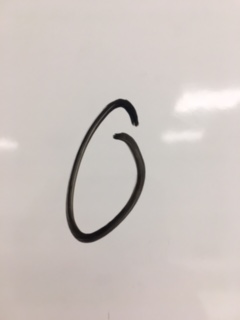
#> input picture digits/0IMG_0332.JPG, 240 x 320 px, found by its file name; its folder holds only this picture in this run
$ jupyter execute digitsview.ipynb   (shell and % lines are left out)   (older library calls are emulated)
#> lines starting #> are read from the running program, lines starting #| are printed output that depends on the picture; after the words box and inside, x2 and y2 are one past the last pixel; in counts of white or black regions, pixels touching at a corner belong together
<a href="https://colab.research.google.com/github/AlbertFlorinus/mnistcnn/blob/preprocessing_notes/digitsview.ipynb" target="_parent"></a>

[cell 1]
from keras.preprocessing import image
from scipy.ndimage import rotate
import numpy as np
from keras.models import load_model
import matplotlib.pyplot as plt
import os
from cv2 import cv2
import math
from scipy import ndimage

import sys

from PIL import Image

[cell 2]
!cd /digits

[cell 3]
def getBestShift(img):
  cy,cx = ndimage.measurements.center_of_mass(img)

  rows,cols = img.shape
  shiftx = np.round(cols/2.0-cx).astype(int)
  shifty = np.round(rows/2.0-cy).astype(int)
  return shiftx,shifty

[cell 4]
def shift(img, sx, sy):
  # preprocessing
  rows,cols = img.shape
  M = np.float32([[1,0,sx],[0,1,sy]])
  shifted = cv2.warpAffine(img,M,(cols,rows))
  return shifted

[cell 5]
def image_manip(subj, prc = True):
  # this method uses the methods "shift" and "getBestShift" to preprocess the image.

  # this code (50-62) removes the rows and columns at the edge of the image,
  # which are completely black as a result of previous thresholding.
  # this resize the image to 71% rounded up of the previous size,
  # so that a size of 112x112 now becomes 80x80, with the edges not containing information,
  # of the digits now removed.
  while np.sum(subj[0]) == 0:
      subj = subj[1:]

  while np.sum(subj[:,0]) == 0:
      subj = np.delete(subj,0,1)

  while np.sum(subj[-1]) == 0:
      subj = subj[:-1]

  while np.sum(subj[:,-1]) == 0:
      subj = np.delete(subj,-1,1)

  rows,cols = subj.shape

  # this resize the
  if rows > cols:
      factor = 80.0/rows
      rows = 80
      cols = int(round(cols*factor))
      subj = cv2.resize(subj, (cols,rows))
  else:
      factor = 80.0/cols
      cols = 80
      rows = int(round(rows*factor))
      subj = cv2.resize(subj, (cols, rows))

  # get padding
  colsPadding = (int(math.ceil((112-cols)/2.0)),int(math.floor((112-cols)/2.0)))
  rowsPadding = (int(math.ceil((112-rows)/2.0)),int(math.floor((112-rows)/2.0)))

  # apply padding
  subj = np.lib.pad(subj,(rowsPadding,colsPadding),'constant')

  # some preprocessing
  if prc == True:
    shiftx,shifty = getBestShift(subj)
    shifted = shift(subj,shiftx,shifty)
    subj_done = shifted
  else:
    subj_done = subj
  return subj_done

[cell 6]
#This is the original image
#plt.imshow(gray_orig, cmap="gray")

[cell 7]
# [31 lines left out: function boilerplate, not called in this run]

[cell 8]
# [27 lines left out: function boilerplate_newer, not called in this run]

[cell 9]
from google.colab import drive
drive.mount('/content/drive')

[cell 10]
# [58 lines left out: function predict_chosen, not called in this run]

[cell 11]
def compare_chosen(gray):

  # dilate img
  dilated_gray = cv2.dilate(gray, np.ones((7,7), np.uint8))
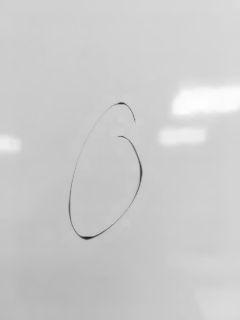
#> dilated_gray: shape (320, 240); min 36, max 253, mean 204

  # median blur the dilated img to further suppress detail
  bg_gray = cv2.medianBlur(dilated_gray, 21)

  # calculate difference between gray(original img) and bg_gray.
  # identical pixels will be black(close to 0 difference), the digits details will be white(large difference).
  diff_gray = 255 - cv2.absdiff(gray, bg_gray)

  # normalize the image, so that we use the full dynamic range.
  norm_gray = diff_gray.copy()
  cv2.normalize(diff_gray, norm_gray, alpha=0, beta=255, norm_type=cv2.NORM_MINMAX, dtype=cv2.CV_8UC1)
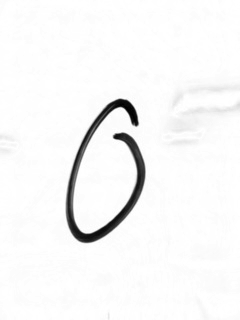
#> norm_gray: shape (320, 240); min 0, max 255, mean 246.2

  # now the image is still gray in some areas, so we truncate that away and re-normalize the image.
  _, thr_gray = cv2.threshold(norm_gray, 253, 0, cv2.THRESH_TRUNC)
  cv2.normalize(thr_gray, thr_gray, alpha=0, beta=255, norm_type=cv2.NORM_MINMAX, dtype=cv2.CV_8UC1)

  # inverting color and rezising image to 112x112
  gray1 = cv2.resize(255-thr_gray, (112, 112), interpolation=cv2.INTER_AREA)

  # we have variables gray0 and gray2 to differentiate between two ways of thresholding.
  # Alnet-2.0 will make predictions on both of these, and combine the two to get our resulting classification.
  gray0 = cv2.adaptiveThreshold(gray1, 255, cv2.ADAPTIVE_THRESH_GAUSSIAN_C, cv2.THRESH_BINARY_INV, 5, 3)
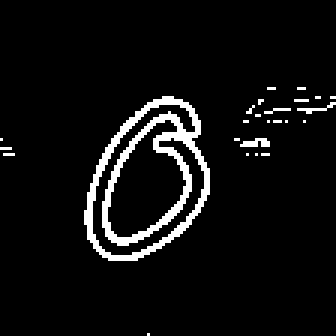
#> gray0: shape (112, 112) (shown 3 times larger); 5.9% white in thin lines or dots, all inside (x1, y1, x2, y2) = (0, 29, 112, 112)
  (thresh, gray2) = cv2.threshold(gray1, 128, 255, cv2.THRESH_BINARY | cv2.THRESH_OTSU)
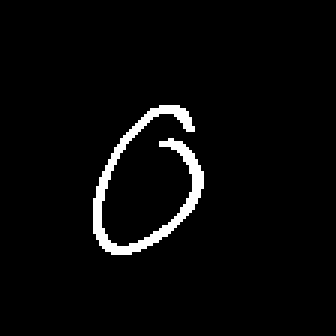
#> gray2: shape (112, 112) (shown 3 times larger); 3.3% white; 1 white region, box (x1, y1, x2, y2) and area: (31, 35, 68, 85) 417
#> thresh = 96

  img = image_manip(gray0)
#> the loop in image_manip, `while np.sum(subj[0]) == 0:` made 29 passes
#> after the loop in image_manip, `while np.sum(subj[0]) == 0:`: subj: shape (83, 112); 8% white in thin lines or dots
#> in getBestShift, `cy,cx = ndimage.measurements.center_of_mass(img)`: cy = 46.62; cx = 53.97
#> in getBestShift, `shiftx = np.round(cols/2.0-cx).astype(int)`: shiftx = 2
#> in getBestShift, `shifty = np.round(rows/2.0-cy).astype(int)`: shifty = 9
#> in image_manip, `shiftx,shifty = getBestShift(subj)`: shiftx = 2; shifty = 9
#> in shift, `M = np.float32([[1,0,sx],[0,1,sy]])`: M = [[1, 0, 2], [0, 1, 9]]
  img2 = image_manip(gray2)
#> call 2 of image_manip, with prc = True
#> the loop in image_manip (call 2), `while np.sum(subj[0]) == 0:` made 35 passes
#> after the loop in image_manip (call 2), `while np.sum(subj[0]) == 0:`:
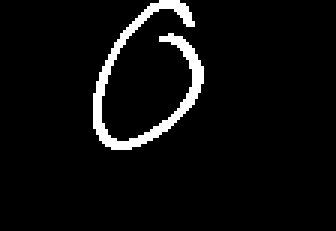
#> subj: shape (77, 112) (shown 3 times larger); 4.8% white; 1 white region, box (x1, y1, x2, y2) and area: (31, 0, 68, 50) 417
#> the loop in image_manip (call 2), `while np.sum(subj[:,0]) == 0:` made 31 passes
#> after the loop in image_manip (call 2), `while np.sum(subj[:,0]) == 0:`:
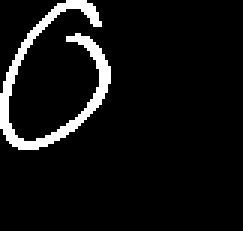
#> subj: shape (77, 81) (shown 3 times larger); 6.7% white; 1 white region, box (x1, y1, x2, y2) and area: (0, 0, 37, 50) 417
#> the loop in image_manip (call 2), `while np.sum(subj[-1]) == 0:` made 27 passes
#> the loop in image_manip (call 2), `while np.sum(subj[:,-1]) == 0:` made 44 passes
#> after the loop in image_manip (call 2), `while np.sum(subj[:,-1]) == 0:`:
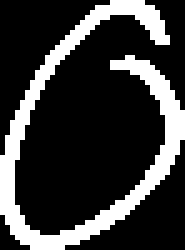
#> subj: shape (50, 37) (shown 5 times larger); 22.5% white; 1 white region, box (x1, y1, x2, y2) and area: (0, 0, 37, 50) 417
#> in image_manip (call 2), `subj = np.lib.pad(subj,(rowsPadding,colsPadding),'constant')`:
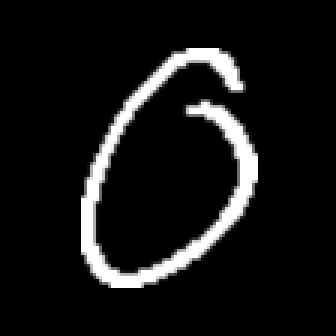
#> subj: shape (112, 112) (shown 3 times larger); min 0, max 255, mean 21.6
#> in image_manip (call 2), `shiftx,shifty = getBestShift(subj)`: shiftx = -1
#> call 2 of shift, with sx = -1, sy = -1
#> in shift (call 2), `M = np.float32([[1,0,sx],[0,1,sy]])`: M = [[1, 0, -1], [0, 1, -1]]
#> in shift (call 2), `shifted = cv2.warpAffine(img,M,(cols,rows))`:
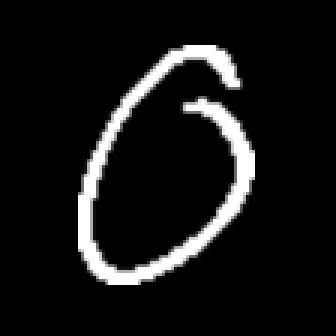
#> shifted: shape (112, 112) (shown 3 times larger); min 0, max 255, mean 21.6

  original = image_manip(gray1, prc = False)
#> call 3 of image_manip, with prc = False
#> in image_manip (call 3), `subj = np.lib.pad(subj,(rowsPadding,colsPadding),'constant')`:
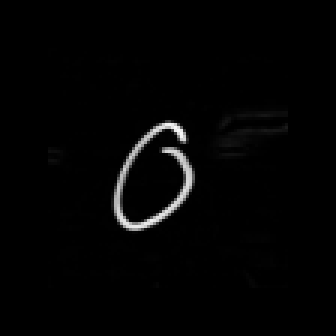
#> subj: shape (112, 112) (shown 3 times larger); min 0, max 249, mean 3.9

  # converting PIL image to numpy array
  img = image.img_to_array(img)
  img2 = image.img_to_array(img2)
  original = image.img_to_array(original)


  test_img, test_img2, original = boilerplate_newer(img, img2, original, condition = "list")

  #lined_up = [test_img, test_img2, original]
  #lined_up = [gray, test_img, test_img2, original, gray1, gray0, gray2]
  lined_up = [gray, test_img, test_img2, original, gray1]
  #titles = [str(i) for i, j in enumerate(lined_up)]
  #titles = ["raw", "adapt+manip", "thres+manip", "original", "gray1", "gray0", "gray2"]
  titles = ["raw", "adapt", "thresh", "no_manip", "centered"]
  fig = plt.figure(figsize=(8,8))
  columns = len(titles)
  rows = 1
  plt.gray()
  for index, item in enumerate(lined_up):
    fig.add_subplot(rows, columns, index+1).set_title(titles[index])
    plt.imshow(item)

[cell 12]
count = 0
for filename in os.listdir("/content/digits/digits"):
  if filename.endswith((".DS_Store")):
    pass
  elif count < 19:
    #adapt, good for faint digits but bad for messy background.
    #nonadaptive thresholding, good for messy background but strong digit
    img = cv2.imread("/content/digits/digits/" + filename, 0)
    #predict_chosen(img)
    compare_chosen(img)
#> (the call stopped at in compare_chosen, `img = image.img_to_array(img)`: keras is not available in this run)
    count += 1
  else:
    break

$ run again, on digits/1IMG_0362.JPG
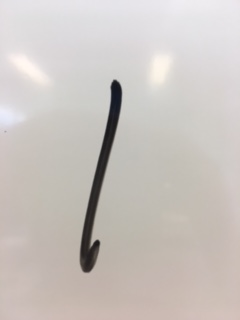
#> input picture digits/1IMG_0362.JPG, 240 x 320 px, found by its file name
#> gray0: shape (112, 112); 3.1% white in thin lines or dots, all inside (x1, y1, x2, y2) = (4, 21, 59, 98)
#> gray2: shape (112, 112); 2.7% white; 1 white region, box (x1, y1, x2, y2) and area: (37, 28, 57, 95) 343
#> thresh = 94
#> the loop in image_manip, `while np.sum(subj[0]) == 0:` made 21 passes
#> the loop in image_manip, `while np.sum(subj[:,0]) == 0:` made 4 passes
#> the loop in image_manip, `while np.sum(subj[-1]) == 0:` made 14 passes
#> the loop in image_manip, `while np.sum(subj[:,-1]) == 0:` made 53 passes
#> cy = 57.15; cx = 70.62
#> in getBestShift, `shiftx = np.round(cols/2.0-cx).astype(int)`: shiftx = -15
#> in getBestShift, `shifty = np.round(rows/2.0-cy).astype(int)`: shifty = -1
#> in image_manip, `shiftx,shifty = getBestShift(subj)`: shiftx = -15; shifty = -1
#> M = [[1, 0, -15], [0, 1, -1]]
#> the loop in image_manip (call 2), `while np.sum(subj[0]) == 0:` made 28 passes
#> the loop in image_manip (call 2), `while np.sum(subj[:,0]) == 0:` made 37 passes
#> the loop in image_manip (call 2), `while np.sum(subj[-1]) == 0:` made 17 passes
#> after the loop in image_manip (call 2), `while np.sum(subj[-1]) == 0:`:
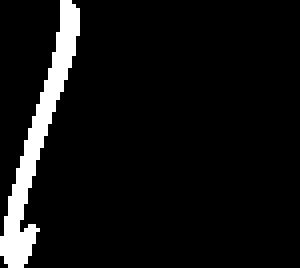
#> subj: shape (67, 75) (shown 4 times larger); 6.8% white; 1 white region, box (x1, y1, x2, y2) and area: (0, 0, 20, 67) 343
#> the loop in image_manip (call 2), `while np.sum(subj[:,-1]) == 0:` made 55 passes
#> in image_manip (call 2), `subj = np.lib.pad(subj,(rowsPadding,colsPadding),'constant')`:
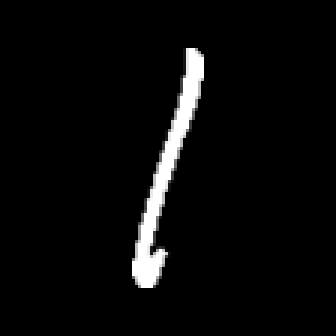
#> subj: shape (112, 112) (shown 3 times larger); min 0, max 255, mean 10
#> in image_manip (call 2), `shiftx,shifty = getBestShift(subj)`: shiftx = 1; shifty = -2

$ run again, on digits/1IMG_0371.JPG
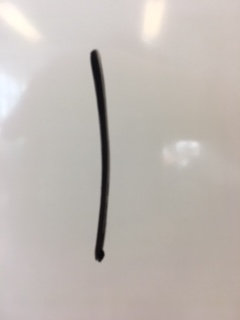
#> input picture digits/1IMG_0371.JPG, 240 x 320 px, found by its file name
#> gray0: shape (112, 112); 3.8% white in thin lines or dots, all inside (x1, y1, x2, y2) = (0, 1, 94, 94)
#> gray2: shape (112, 112); 2.4% white; 1 white region, box (x1, y1, x2, y2) and area: (42, 17, 51, 92) 297
#> thresh = 96
#> the loop in image_manip, `while np.sum(subj[0]) == 0:` made 1 pass
#> the loop in image_manip, `while np.sum(subj[-1]) == 0:` made 18 passes
#> the loop in image_manip, `while np.sum(subj[:,-1]) == 0:` made 18 passes
#> cy = 58.09; cx = 57.08
#> in getBestShift, `shiftx = np.round(cols/2.0-cx).astype(int)`: shiftx = -1
#> in getBestShift, `shifty = np.round(rows/2.0-cy).astype(int)`: shifty = -2
#> in image_manip, `shiftx,shifty = getBestShift(subj)`: shiftx = -1; shifty = -2
#> M = [[1, 0, -1], [0, 1, -2]]
#> the loop in image_manip (call 2), `while np.sum(subj[0]) == 0:` made 17 passes
#> the loop in image_manip (call 2), `while np.sum(subj[:,0]) == 0:` made 42 passes
#> the loop in image_manip (call 2), `while np.sum(subj[-1]) == 0:` made 20 passes
#> the loop in image_manip (call 2), `while np.sum(subj[:,-1]) == 0:` made 61 passes
#> in image_manip (call 3), `subj = np.lib.pad(subj,(rowsPadding,colsPadding),'constant')`:
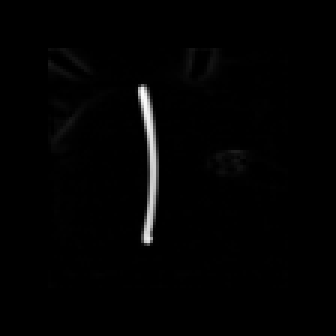
#> subj: shape (112, 112) (shown 3 times larger); min 0, max 252, mean 3
